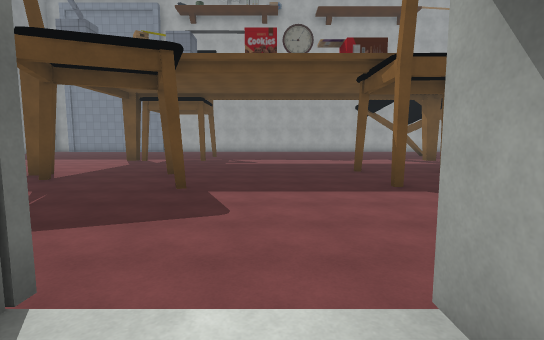
[1] (above)

17 first-person views from a walk through a Unity game level. The camera is 1.4 m above the floor, tilts 6° down and sees 85° across. The floor is counted in squares, 2 m on a side. Each view is taken from the middle of a square. On the plan, view 1 faces up. The plan holds only what a view shows up to about 10 squares ahead; the rest is blank. Door leaves are left out, so doorways stand open. Some surface patterns are stand-ins.

[2]
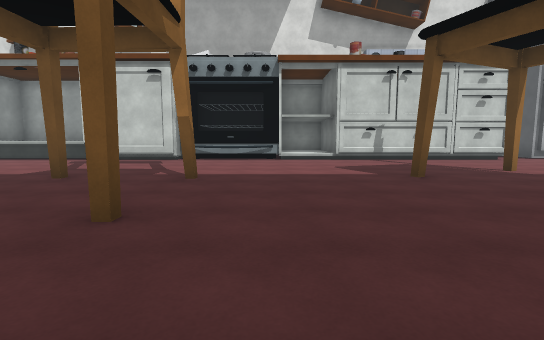

[3]
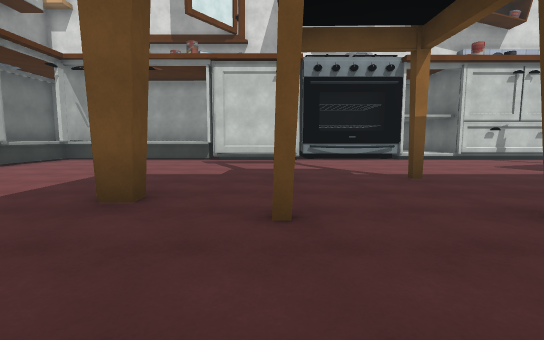

[4]
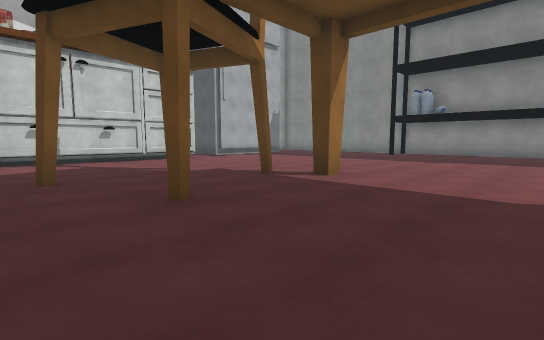

[5]
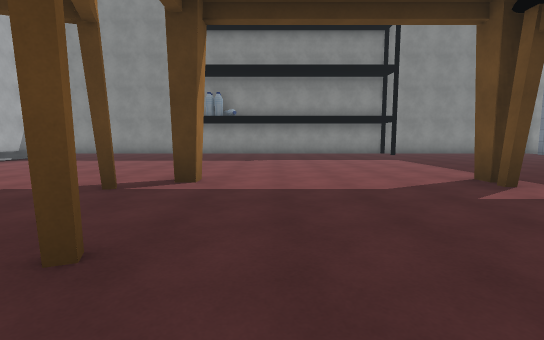

[6]
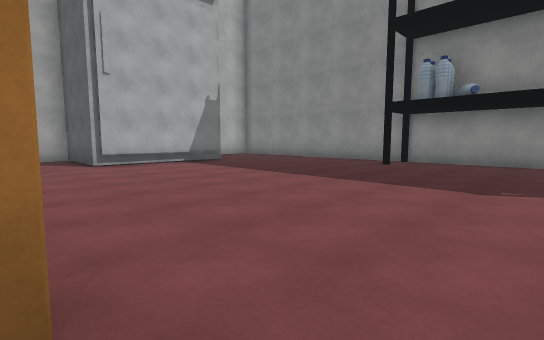

[7]
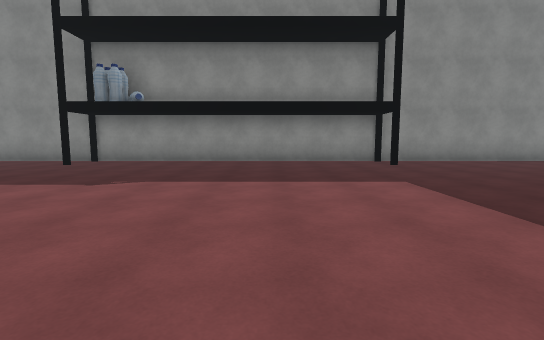

[8]
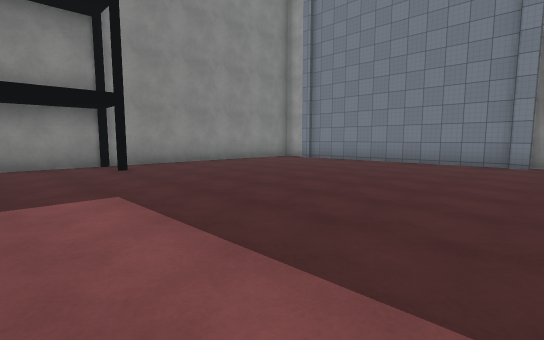

[9]
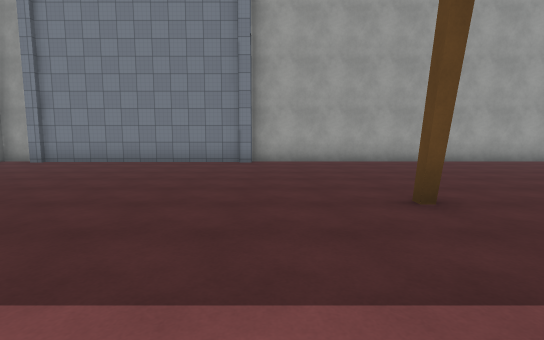

[10]
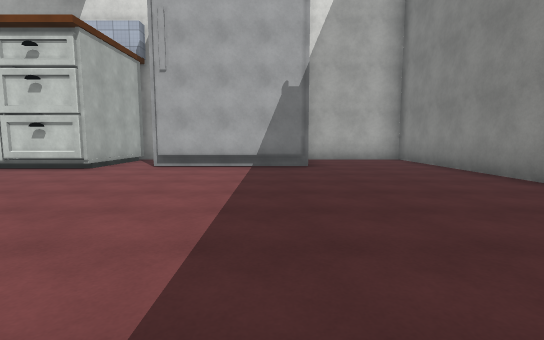

[11]
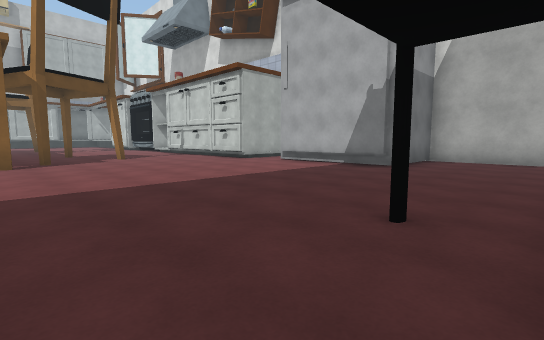

[12]
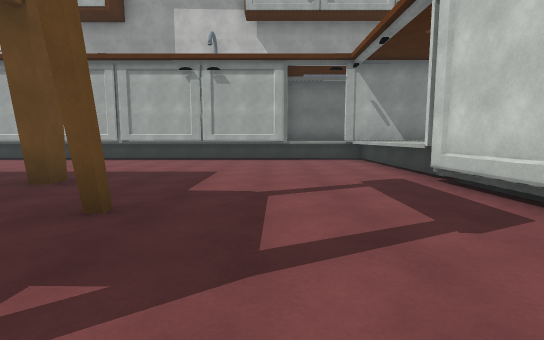

[13]
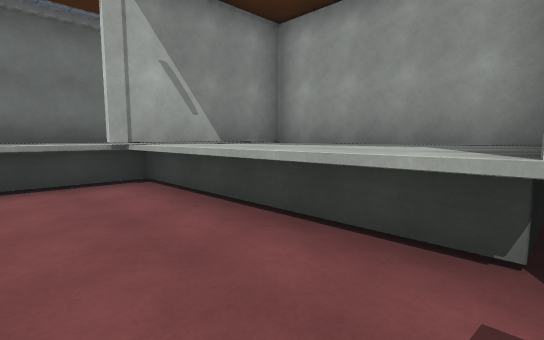

[14]
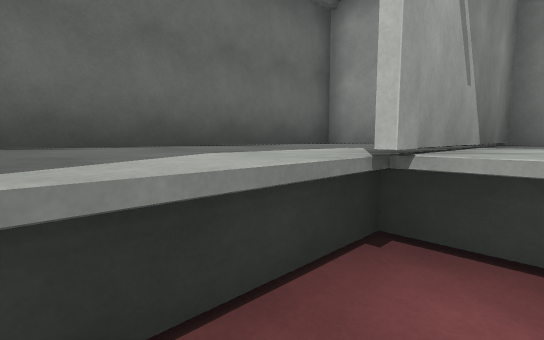

[15]
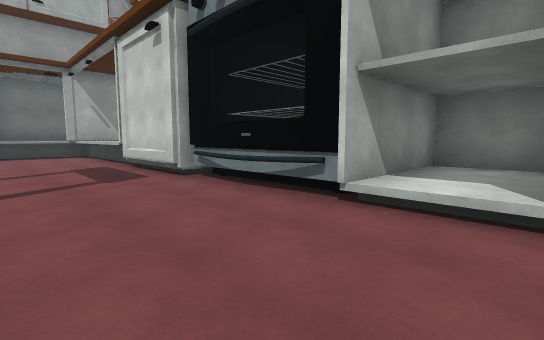

[16]
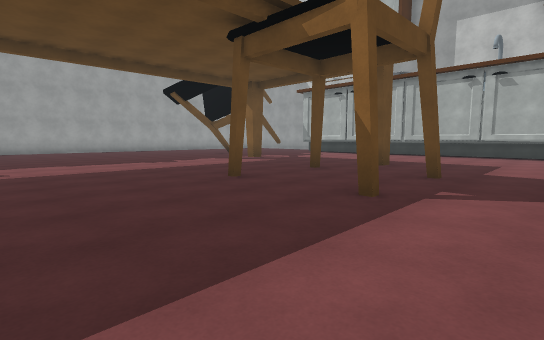

[17]
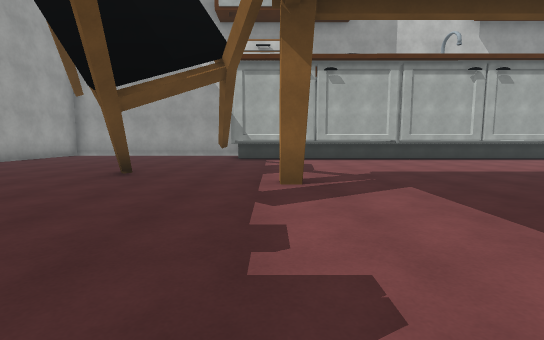

### Floor plan
Key: @ floor where view 1 was taken; # wall or solid block; x gap in a wall; . main floor; : floor 0.5 m higher than the main floor; D open door; = window, fence, low wall or low ledge; ^ raised ledge; O other object.
Columns run from 16 left of view 1 to 14 right of it. Each row starts with its distance up from view 1.
 22 ###     ##########         ##
 21 #.#######.........         ..
 20 #................         ...
 19 #...............        .....
 18 #...............       ......
 17 #..............       .......
 16 #.............  ..   ..##....
 15 #..........#.   ... .........
 14 #x#.........   .............#
 13 #.........#.   ........#....#
 12 #............  .............#
 11 #...........................#
 10 #...........................#
  9 #...........................#
  8 #.........#..#....#..#.#....#
  7 #..........#................#
  6 #..................#.#......#
  5 #.#.........#.#.............#
  4 #...........................#
  3 #...........................D^^
  2 #...........................D^^
  1 #.........#####DD#DD#OOODDDD^^^
  0 #...#####.=     @#     #^^^^^^^
 -1 #...#   #.#     :#     #^^^^^^^
 -2 #####   ###    ###     ########

Where each view was taken, in squares from view 1:
view 1: 0 up, 0 right, facing up
view 2: 11 up, 1 right, facing down
view 3: 11 up, 5 right, facing down
view 4: 11 up, 1 left, facing down-left
view 5: 9 up, 1 left, facing left
view 6: 9 up, 6 left, facing down-left
view 7: 11 up, 6 left, facing left
view 8: 12 up, 7 left, facing up-left
view 9: 12 up, 7 left, facing up
view 10: 8 up, 11 left, facing down
view 11: 8 up, 15 left, facing down-right
view 12: 4 up, 2 right, facing right
view 13: 3 up, 7 right, facing down-right
view 14: 3 up, 11 right, facing down-right
view 15: 4 up, 1 left, facing down-right
view 16: 4 up, 1 left, facing up-right
view 17: 13 up, 2 right, facing right
